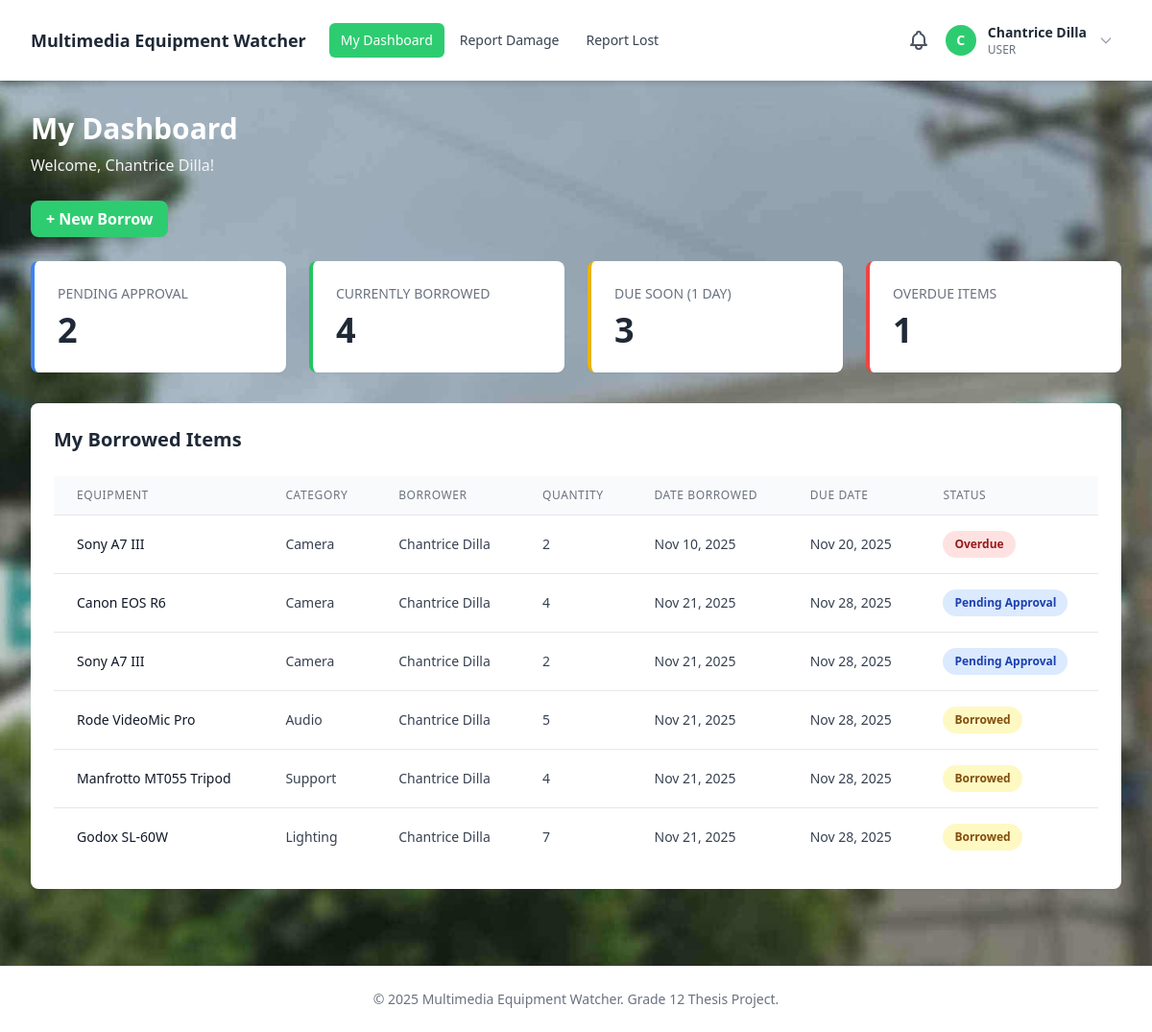
/staff-dashboard.php (signed in), run on the app's committed database.
### tables this page shows
CREATE TABLE borrowing_transactions (
    id INT AUTO_INCREMENT PRIMARY KEY,
    equipment_id INT NOT NULL,
    user_id INT NOT NULL,
    quantity INT NOT NULL DEFAULT 1,
    quantity_returned INT NOT NULL DEFAULT 0,
    date_borrowed DATE NOT NULL,
    due_date DATE NOT NULL,
    date_returned DATE NULL,
    status ENUM('pending', 'borrowed', 'returned', 'partially_returned', 'lost', 'rejected') NOT NULL DEFAULT 'pending',
    remarks TEXT NULL,
    created_at TIMESTAMP DEFAULT CURRENT_TIMESTAMP,
    FOREIGN KEY (equipment_id) REFERENCES equipment(id) ON DELETE CASCADE,
    FOREIGN KEY (user_id) REFERENCES users(id) ON DELETE CASCADE
);

CREATE TABLE equipment (
    id INT AUTO_INCREMENT PRIMARY KEY,
    name VARCHAR(100) NOT NULL,
    description TEXT,
    category VARCHAR(50),
    total_quantity INT NOT NULL DEFAULT 1,
    available_quantity INT NOT NULL DEFAULT 1,
    status ENUM('available', 'borrowed', 'damaged', 'lost') NOT NULL DEFAULT 'available',
    created_at TIMESTAMP DEFAULT CURRENT_TIMESTAMP
);

CREATE TABLE users (
    id INT AUTO_INCREMENT PRIMARY KEY,
    name VARCHAR(100) NOT NULL,
    email VARCHAR(100) NOT NULL UNIQUE,
    password VARCHAR(255) NOT NULL,
    role ENUM('admin', 'user') NOT NULL DEFAULT 'user',
    is_active TINYINT(1) NOT NULL DEFAULT 0,
    created_at TIMESTAMP DEFAULT CURRENT_TIMESTAMP
);

### config/database.php (called while the page is built, shortened)
<?php
function getCurrentUser() {
    return [
        'id' => $_SESSION['user_id'] ?? null,
        'name' => $_SESSION['user_name'] ?? null,
        'email' => $_SESSION['user_email'] ?? null,
        'role' => $_SESSION['role'] ?? null
    ];
}

### staff-dashboard.php (the view, shortened to what this page needs)
<?php
require_once 'includes/header.php';
$pdo = getDBConnection();
$userId = $_SESSION['user_id'];
$myBorrowings = $pdo->prepare("
    SELECT
        bt.*,
        e.name as equipment_name,
        e.category,
        u.name as borrower_name
    FROM borrowing_transactions bt
    JOIN equipment e ON bt.equipment_id = e.id
    JOIN users u ON bt.user_id = u.id
    WHERE bt.status IN ('pending', 'borrowed', 'partially_returned') AND bt.user_id = ?
    ORDER BY bt.due_date ASC
");
$myBorrowings->execute([$userId]);
$borrowings = $myBorrowings->fetchAll();
$totalBorrowed = 0;
$pendingCount = 0;
$overdueCount = 0;
$dueSoon = 0;
foreach ($borrowings as $item) {
    if ($item['status'] === 'pending') {
        $pendingCount++;
    } elseif ($item['status'] === 'borrowed' || $item['status'] === 'partially_returned') {
        $totalBorrowed++;
        if ($item['due_date'] < date('Y-m-d')) {
            $overdueCount++;
        } elseif ($item['due_date'] <= date('Y-m-d', strtotime('+3 days'))) {
            $dueSoon++;
        }
    }
}
?>
<div class="mb-8">
    <h2 class="text-3xl font-bold text-white">My Dashboard</h2>
    <p class="text-gray-100 mt-2">Welcome, <?php echo htmlspecialchars($currentUser['name']); ?>!</p>
</div>
<div class="mb-8">
    <a href="borrowing/add.php" class="px-4 py-2 bg-primary hover:bg-primary-dark text-white font-semibold rounded-lg transition">+ New Borrow</a>
</div>
<div class="grid grid-cols-1 md:grid-cols-4 gap-6 mb-8">
    <div class="bg-white rounded-lg shadow-sm p-6 border-l-4 border-blue-500">
        <h3 class="text-sm font-medium text-gray-500 uppercase mb-2">Pending Approval</h3>
        <p class="text-4xl font-bold text-gray-800"><?php echo $pendingCount; ?></p>
    </div>
    <div class="bg-white rounded-lg shadow-sm p-6 border-l-4 border-green-500">
        <h3 class="text-sm font-medium text-gray-500 uppercase mb-2">Currently Borrowed</h3>
        <p class="text-4xl font-bold text-gray-800"><?php echo $totalBorrowed; ?></p>
    </div>
    <div class="bg-white rounded-lg shadow-sm p-6 border-l-4 border-yellow-500">
        <h3 class="text-sm font-medium text-gray-500 uppercase mb-2">Due Soon (1 day)</h3>
        <p class="text-4xl font-bold text-gray-800"><?php echo $dueSoon; ?></p>
    </div>
    <div class="bg-white rounded-lg shadow-sm p-6 border-l-4 border-red-500">
        <h3 class="text-sm font-medium text-gray-500 uppercase mb-2">Overdue Items</h3>
        <p class="text-4xl font-bold text-gray-800"><?php echo $overdueCount; ?></p>
    </div>
</div>
<div class="bg-white rounded-lg shadow-sm p-6">
    <h3 class="text-xl font-semibold text-gray-800 mb-6">My Borrowed Items</h3>
    <?php if (count($borrowings) > 0): ?>
        <div class="overflow-x-auto">
            <table class="min-w-full divide-y divide-gray-200">
                <thead class="bg-gray-50">
                    <tr>
                        <th class="px-6 py-3 text-left text-xs font-medium text-gray-500 uppercase tracking-wider">Equipment</th>
                        <th class="px-6 py-3 text-left text-xs font-medium text-gray-500 uppercase tracking-wider">Category</th>
                        <th class="px-6 py-3 text-left text-xs font-medium text-gray-500 uppercase tracking-wider">Borrower</th>
                        <th class="px-6 py-3 text-left text-xs font-medium text-gray-500 uppercase tracking-wider">Quantity</th>
                        <th class="px-6 py-3 text-left text-xs font-medium text-gray-500 uppercase tracking-wider">Date Borrowed</th>
                        <th class="px-6 py-3 text-left text-xs font-medium text-gray-500 uppercase tracking-wider">Due Date</th>
                        <th class="px-6 py-3 text-left text-xs font-medium text-gray-500 uppercase tracking-wider">Status</th>
                    </tr>
                </thead>
                <tbody class="bg-white divide-y divide-gray-200">
                    <?php foreach ($borrowings as $item): ?>
                        <?php
                        $statusClass = 'bg-gray-100 text-gray-800';
                        $statusText = ucfirst(str_replace('_', ' ', $item['status']));
                        if ($item['status'] === 'pending') {
                            $statusClass = 'bg-blue-100 text-blue-800';
                            $statusText = 'Pending Approval';
                        } elseif ($item['status'] === 'rejected') {
                            $statusClass = 'bg-red-100 text-red-800';
                            $statusText = 'Rejected';
                        } elseif ($item['status'] === 'partially_returned') {
                            $statusClass = 'bg-orange-100 text-orange-800';
                            $statusText = 'Partially Returned';
                        } elseif ($item['status'] === 'returned') {
                            $statusClass = 'bg-green-100 text-green-800';
                            $statusText = 'Returned';
                        } elseif ($item['status'] === 'lost') {
                            $statusClass = 'bg-purple-100 text-purple-800';
                            $statusText = 'Lost';
                        } elseif ($item['due_date'] < date('Y-m-d')) {
                            $statusClass = 'bg-red-100 text-red-800';
                            $statusText = 'Overdue';
                        } elseif ($item['due_date'] <= date('Y-m-d', strtotime('+1 days'))) {
                            $statusClass = 'bg-orange-100 text-orange-800';
                            $statusText = 'Due Soon';
                        } elseif ($item['status'] === 'borrowed') {
                            $statusClass = 'bg-yellow-100 text-yellow-800';
                            $statusText = 'Borrowed';
                        }
                        ?>
                        <tr class="hover:bg-gray-50">
                            <td class="px-6 py-4 whitespace-nowrap text-sm font-medium text-gray-900"><?php echo htmlspecialchars($item['equipment_name']); ?></td>
                            <td class="px-6 py-4 whitespace-nowrap text-sm text-gray-700"><?php echo htmlspecialchars($item['category']); ?></td>
                            <td class="px-6 py-4 whitespace-nowrap text-sm text-gray-700"><?php echo htmlspecialchars($item['borrower_name']); ?></td>
                            <td class="px-6 py-4 whitespace-nowrap text-sm text-gray-700"><?php echo $item['quantity']; ?></td>
                            <td class="px-6 py-4 whitespace-nowrap text-sm text-gray-700"><?php echo date('M d, Y', strtotime($item['date_borrowed'])); ?></td>
                            <td class="px-6 py-4 whitespace-nowrap text-sm text-gray-700"><?php echo date('M d, Y', strtotime($item['due_date'])); ?></td>
                            <td class="px-6 py-4 whitespace-nowrap">
                                <span class="px-3 py-1 inline-flex text-xs leading-5 font-semibold rounded-full <?php echo $statusClass; ?>">
                                    <?php echo $statusText; ?>
                                </span>
                            </td>
                        </tr>
                    <?php endforeach; ?>
                </tbody>
            </table>
        </div>
    <?php endif; ?>
</div>
<?php require_once 'includes/footer.php'; ?>

### data on the page
borrowing_transactions: equipment.name "Sony A7 III", equipment.category "Camera", user.name "Chantrice Dilla", quantity "2", date_borrowed "Nov 10, 2025", due_date "Nov 20, 2025", statusText "Overdue"
borrowing_transactions: equipment.name "Canon EOS R6", equipment.category "Camera", user.name "Chantrice Dilla", quantity "4", date_borrowed "Nov 21, 2025", due_date "Nov 28, 2025", status "Pending Approval"
borrowing_transactions: equipment.name "Sony A7 III", equipment.category "Camera", user.name "Chantrice Dilla", quantity "2", date_borrowed "Nov 21, 2025", due_date "Nov 28, 2025", status "Pending Approval"
borrowing_transactions: equipment.name "Rode VideoMic Pro", equipment.category "Audio", user.name "Chantrice Dilla", quantity "5", date_borrowed "Nov 21, 2025", due_date "Nov 28, 2025", statusText "Borrowed"
borrowing_transactions: equipment.name "Manfrotto MT055 Tripod", equipment.category "Support", user.name "Chantrice Dilla", quantity "4", date_borrowed "Nov 21, 2025", due_date "Nov 28, 2025", statusText "Borrowed"
borrowing_transactions: equipment.name "Godox SL-60W", equipment.category "Lighting", user.name "Chantrice Dilla", quantity "7", date_borrowed "Nov 21, 2025", due_date "Nov 28, 2025", statusText "Borrowed"

### other printed values
substr($currentUser['name'], 0, 1) "C"
$currentUser['name'] "Chantrice Dilla"
$currentUser['role'] "USER"
$pendingCount "2"
$totalBorrowed "4"
$dueSoon "3"
$overdueCount "1"
